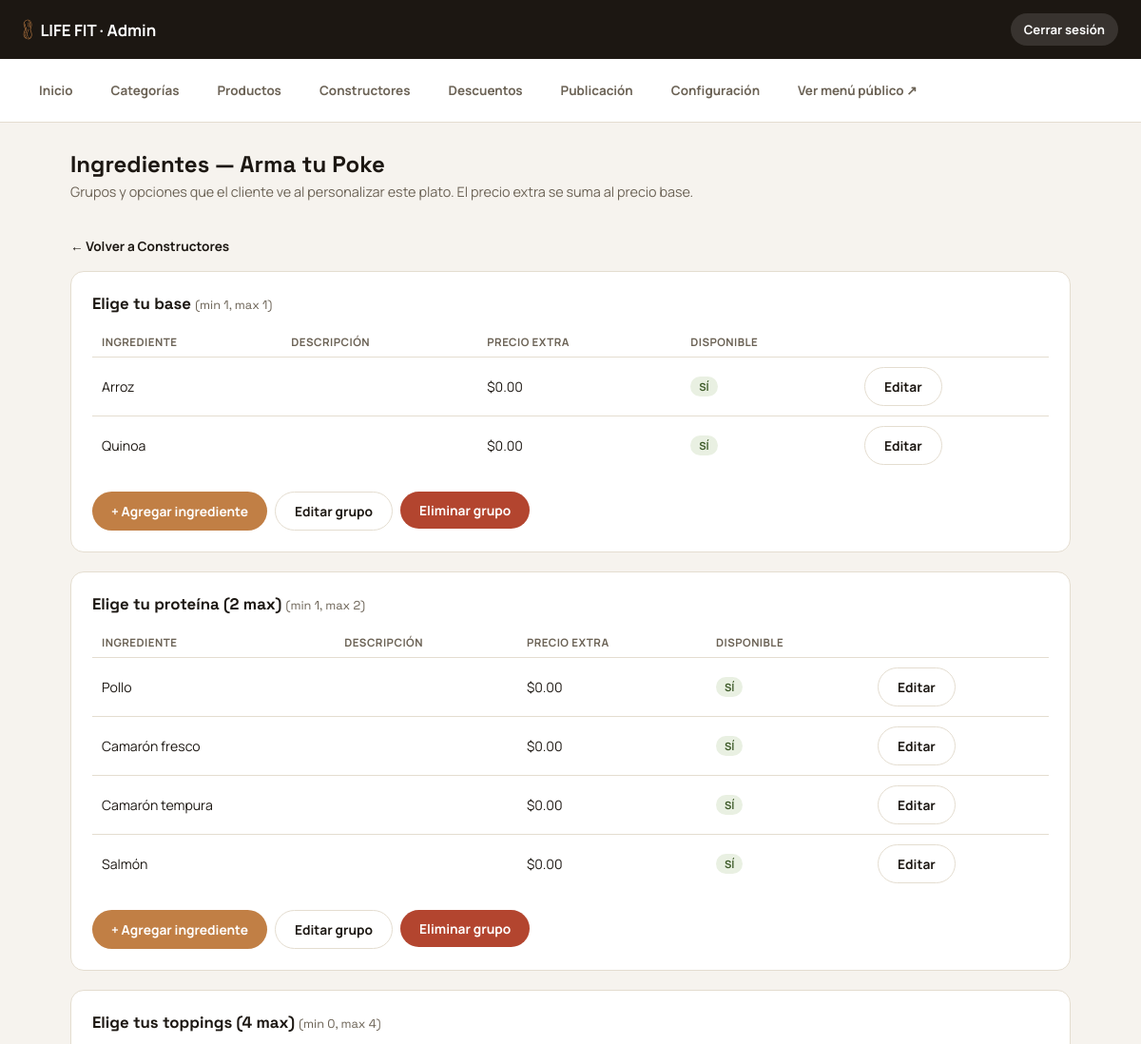
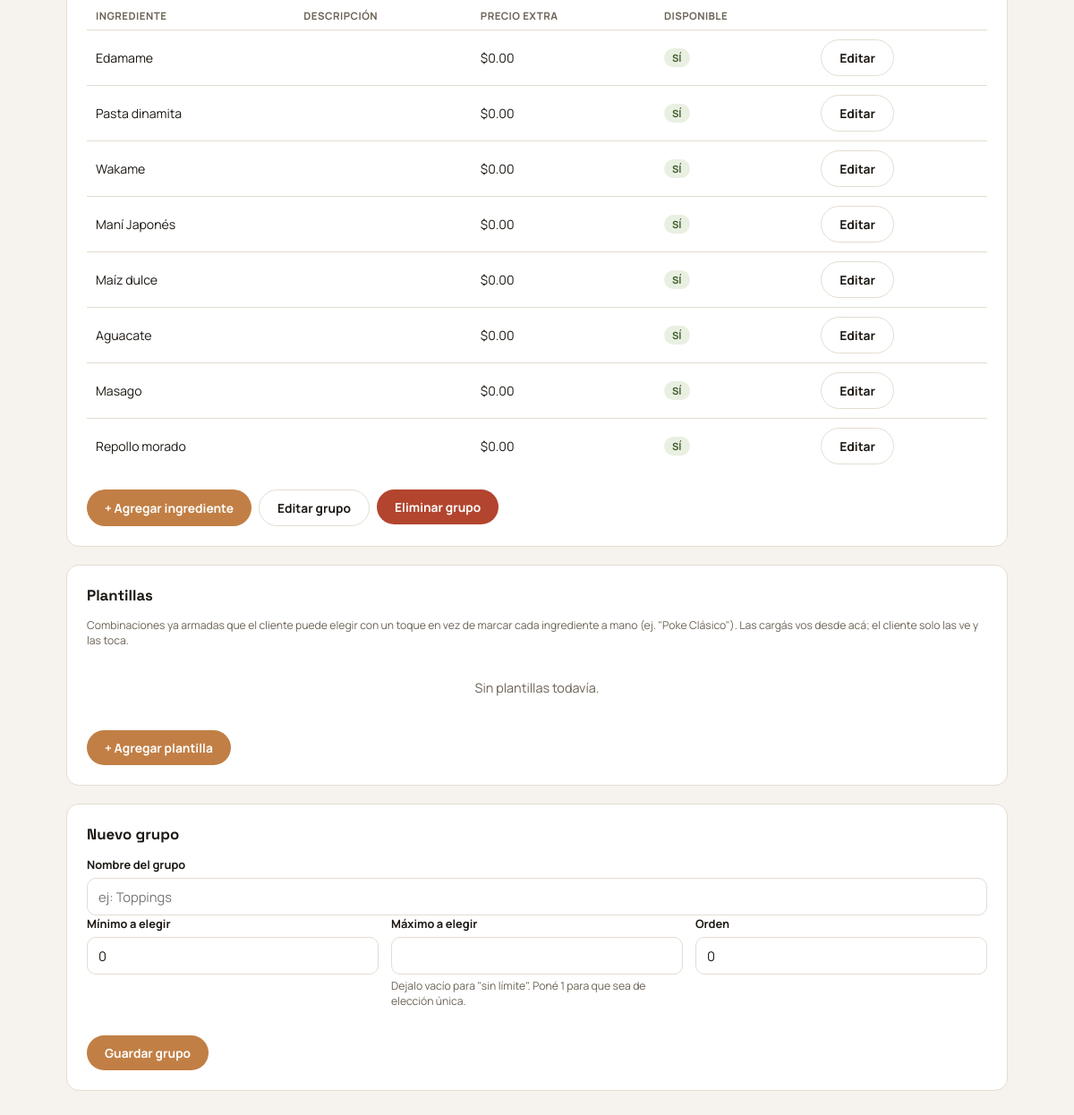
Screenshot of /admin/constructor_ingredientes.php?id=poke (signed in) with the database file from the repository (2 pictures, top to bottom).
### tables this page shows
CREATE TABLE IF NOT EXISTS constructores (
  id            VARCHAR(40)  NOT NULL PRIMARY KEY,   
  nombre        VARCHAR(120) NOT NULL,                
  descripcion   VARCHAR(255) NOT NULL DEFAULT '',      
  nota          VARCHAR(255) NOT NULL DEFAULT '',      
  precio_base   DECIMAL(8,2) NOT NULL DEFAULT 0.00,
  imagen        VARCHAR(255) NOT NULL DEFAULT '',
  icono         VARCHAR(40)  NOT NULL DEFAULT 'bowl',
  orden         INT          NOT NULL DEFAULT 0,
  activo        TINYINT(1)   NOT NULL DEFAULT 1,
  creado_en     DATETIME     NOT NULL DEFAULT CURRENT_TIMESTAMP,
  actualizado_en DATETIME    NOT NULL DEFAULT CURRENT_TIMESTAMP ON UPDATE CURRENT_TIMESTAMP
);

CREATE TABLE IF NOT EXISTS grupos_ingredientes (
  id              INT UNSIGNED NOT NULL AUTO_INCREMENT PRIMARY KEY,
  constructor_id  VARCHAR(40)  NOT NULL,
  nombre          VARCHAR(120) NOT NULL,               
  seleccion_min   INT          NOT NULL DEFAULT 0,
  seleccion_max   INT          NULL,                   
  orden           INT          NOT NULL DEFAULT 0,
  UNIQUE KEY uniq_constructor_grupo (constructor_id, nombre),
  CONSTRAINT fk_grupo_constructor
    FOREIGN KEY (constructor_id) REFERENCES constructores(id)
    ON DELETE CASCADE ON UPDATE CASCADE
);

CREATE TABLE IF NOT EXISTS ingredientes (
  id           INT UNSIGNED NOT NULL AUTO_INCREMENT PRIMARY KEY,
  grupo_id     INT UNSIGNED NOT NULL,
  nombre       VARCHAR(120) NOT NULL,
  descripcion  VARCHAR(255) NOT NULL DEFAULT '',        
  precio_extra DECIMAL(8,2) NOT NULL DEFAULT 0.00,
  disponible   TINYINT(1)   NOT NULL DEFAULT 1,
  orden        INT          NOT NULL DEFAULT 0,
  UNIQUE KEY uniq_grupo_ingrediente (grupo_id, nombre),
  CONSTRAINT fk_ingrediente_grupo
    FOREIGN KEY (grupo_id) REFERENCES grupos_ingredientes(id)
    ON DELETE CASCADE ON UPDATE CASCADE
);

### admin/constructor_ingredientes.php (the view, shortened to what this page needs)
<?php
$pdo = get_pdo();
$constructorId = $_GET['id'] ?? '';
$stmt = $pdo->prepare('SELECT * FROM constructores WHERE id = ?');
$stmt->execute([$constructorId]);
$constructor = $stmt->fetch();
$grupos = $pdo->prepare('SELECT * FROM grupos_ingredientes WHERE constructor_id = ? ORDER BY orden, nombre');
$grupos->execute([$constructorId]);
$grupos = $grupos->fetchAll();
$stmtIng = $pdo->prepare('SELECT * FROM ingredientes WHERE grupo_id = ? ORDER BY orden, nombre');
foreach ($grupos as &$g) {
    $stmtIng->execute([$g['id']]);
    $g['ingredientes'] = $stmtIng->fetchAll();
}
$plantillas = $pdo->prepare('SELECT * FROM plantillas_constructor WHERE constructor_id = ? ORDER BY orden, nombre');
$plantillas->execute([$constructorId]);
$plantillas = $plantillas->fetchAll();
$titulo_pagina = 'Ingredientes — ' . $constructor['nombre'];
$subtitulo_pagina = 'Grupos y opciones que el cliente ve al personalizar este plato. El precio extra se suma al precio base.';
require __DIR__ . '/includes/layout_top.php';
?>
<p><a href="constructores.php" style="font-size:.85rem; font-weight:700;">← Volver a Constructores</a></p>
<?php foreach ($grupos as $g): ?>
  <div class="admin-card">
    <h2><?= htmlspecialchars($g['nombre']) ?>
      <span style="font-weight:400; font-size:.8rem; color:var(--ad-ink-soft);">
        (min <?= (int) $g['seleccion_min'] ?>, max <?= $g['seleccion_max'] === null ? '∞' : (int) $g['seleccion_max'] ?>)
      </span>
    </h2>
    <table class="admin-table">
      <thead><tr><th>Ingrediente</th><th>Descripción</th><th>Precio extra</th><th>Disponible</th><th></th></tr></thead>
      <tbody>
        <?php foreach ($g['ingredientes'] as $i): ?>
          <tr>
            <td><?= htmlspecialchars($i['nombre']) ?></td>
            <td style="max-width:220px; white-space:normal; color:var(--ad-ink-soft); font-size:.82rem;"><?= htmlspecialchars($i['descripcion']) ?></td>
            <td>$<?= number_format((float) $i['precio_extra'], 2) ?></td>
            <td><span class="admin-badge <?= $i['disponible'] ? 'admin-badge--on' : 'admin-badge--off' ?>"><?= $i['disponible'] ? 'Sí' : 'No' ?></span></td>
            <td><button type="button" class="admin-btn admin-btn--ghost" onclick='editarIngrediente(this, <?= json_encode($i, JSON_HEX_APOS | JSON_HEX_QUOT) ?>)'>Editar</button></td>
          </tr>
        <?php endforeach; ?>
      </tbody>
    </table>
    <div class="admin-actions">
      <button class="admin-btn admin-btn--accent" type="button" onclick='nuevoIngrediente(this, <?= (int) $g['id'] ?>, <?= json_encode($g['nombre'], JSON_HEX_APOS | JSON_HEX_QUOT) ?>)'>+ Agregar ingrediente</button>
      <button class="admin-btn admin-btn--ghost" type="button" onclick='editarGrupo(this, <?= json_encode($g, JSON_HEX_APOS | JSON_HEX_QUOT) ?>)'>Editar grupo</button>
      <form method="post" style="display:inline;" onsubmit="return confirm('¿Eliminar el grupo &quot;<?= htmlspecialchars($g['nombre'], ENT_QUOTES) ?>&quot; y todos sus ingredientes?');">
        <button class="admin-btn admin-btn--danger" type="submit">Eliminar grupo</button>
      </form>
    </div>
  </div>
<?php endforeach; ?>
<div class="admin-card">
  <h2>Plantillas</h2>
  <p class="admin-hint">Combinaciones ya armadas que el cliente puede elegir con un toque en vez de marcar cada ingrediente a mano (ej. "Poke Clásico"). Las cargás vos desde acá; el cliente solo las ve y las toca.</p>
  <?php if ($plantillas): ?>
    <table class="admin-table">
      <thead><tr><th>Nombre</th><th>Ingredientes</th><th>Estado</th><th></th></tr></thead>
      <tbody>
        <?php foreach ($plantillas as $pl): ?>
          <tr>
            <td><?= htmlspecialchars($pl['nombre']) ?></td>
            <td style="max-width:280px; white-space:normal; color:var(--ad-ink-soft); font-size:.82rem;"><?= htmlspecialchars(implode(', ', $pl['nombres'])) ?></td>
            <td><span class="admin-badge <?= $pl['activo'] ? 'admin-badge--on' : 'admin-badge--off' ?>"><?= $pl['activo'] ? 'Visible' : 'Oculta' ?></span></td>
            <td><button type="button" class="admin-btn admin-btn--ghost" onclick='editarPlantilla(this, <?= json_encode($pl, JSON_HEX_APOS | JSON_HEX_QUOT) ?>)'>Editar</button></td>
          </tr>
        <?php endforeach; ?>
      </tbody>
    </table>
  <?php else: ?>
    <p class="admin-empty">Sin plantillas todavía.</p>
  <?php endif; ?>
  <div class="admin-actions">
    <button class="admin-btn admin-btn--accent" type="button" onclick="nuevaPlantilla(this)">+ Agregar plantilla</button>
  </div>
</div>
<div class="admin-card" id="form-grupo">
  <h2>Nuevo grupo</h2>
  <form class="admin-form" method="post">
    <label for="g_nombre">Nombre del grupo</label>
    <input type="text" id="g_nombre" name="nombre" required placeholder="ej: Toppings">
    <div class="row">
      <div>
        <label for="seleccion_min">Mínimo a elegir</label>
        <input type="number" id="seleccion_min" name="seleccion_min" value="0" min="0">
      </div>
      <div>
        <label for="seleccion_max">Máximo a elegir</label>
        <input type="number" id="seleccion_max" name="seleccion_max" min="1">
        <p class="admin-hint">Dejalo vacío para "sin límite". Poné 1 para que sea de elección única.</p>
      </div>
      <div>
        <label for="g_orden">Orden</label>
        <input type="number" id="g_orden" name="orden" value="0">
      </div>
    </div>
    <div class="admin-actions">
      <button class="admin-btn admin-btn--accent" type="submit">Guardar grupo</button>
    </div>
  </form>
</div>
<?php require __DIR__ . '/includes/layout_bottom.php'; ?>

### admin/includes/layout_top.php (shortened to what this page needs)
<?php
$paginaActual = basename($_SERVER['SCRIPT_NAME']);
require_once __DIR__ . '/../../includes/logo.php';
$navItems = [
    'index.php'          => 'Inicio',
    'categorias.php'      => 'Categorías',
    'productos.php'       => 'Productos',
    'constructores.php'   => 'Constructores',
    'descuentos.php'      => 'Descuentos',
    'publicacion.php'     => 'Publicación',
    'configuracion.php'   => 'Configuración',
];
?>
<!DOCTYPE html>
<html lang="es">
<head>
<link rel="stylesheet" href="../assets/css/admin.css">
</head>
<body class="admin">
<div class="admin-shell">
  <header class="admin-top">
    <span class="admin-top__brand">
      <?= render_logo('admin-top__logo') ?>
      LIFE FIT · Admin
    </span>
    <span class="admin-top__user">
      <a href="logout.php">Cerrar sesión</a>
    </span>
  </header>
  <nav class="admin-nav">
    <?php foreach ($navItems as $href => $label): ?>
      <a href="<?= $href ?>" class="<?= $paginaActual === $href ? 'is-active' : '' ?>"><?= htmlspecialchars($label) ?></a>
    <?php endforeach; ?>
    <a href="../menu/" target="_blank" rel="noopener">Ver menú público ↗</a>
  </nav>
  <main class="admin-main">
    <div class="admin-head">
      <div>
        <h1><?= htmlspecialchars($titulo_pagina ?? '') ?></h1>
        <?php if (!empty($subtitulo_pagina)): ?><p><?= htmlspecialchars($subtitulo_pagina) ?></p><?php endif; ?>
      </div>
    </div>

### assets/css/admin.css (style rules this page uses)
:root { --ad-accent:#c17f45; --ad-accent-2:#8a9a6e; --ad-ink:#1c1712; --ad-ink-soft:#6b6255; --ad-bg:#f6f3ee; --ad-surface:#ffffff; --ad-border:#e4ddd0; --ad-danger:#b3452f; --ad-radius:14px; --ad-shadow:0 12px 30px -16px rgba(28,23,18,.25); --ad-font-display:'Space Grotesk', sans-serif; --ad-font-body:'Manrope', sans-serif; }
* { box-sizing:border-box; }
body.admin { margin:0; background:var(--ad-bg); color:var(--ad-ink); font-family:var(--ad-font-body); -webkit-font-smoothing:antialiased; }
.admin a { color:inherit; text-decoration:none; }
h1,h2,h3 { font-family:var(--ad-font-display); margin:0; }
.admin-shell { min-height:100vh; display:flex; flex-direction:column; }
.admin-top { display:flex; align-items:center; justify-content:space-between; gap:16px; padding:14px 24px; background:var(--ad-ink); color:#fff; }
.admin-top__brand { display:flex; align-items:center; gap:8px; font-weight:700; font-size:1.05rem; }
.admin-top__user { font-size:.82rem; color:#cfc4ac; display:flex; align-items:center; gap:14px; }
.admin-top__user a { font-weight:700; color:#fff; padding:8px 14px; border-radius:999px; background:rgba(255,255,255,.12); }
.admin-nav { display:flex; flex-wrap:wrap; gap:6px; padding:14px 24px; background:var(--ad-surface); border-bottom:1px solid var(--ad-border); }
.admin-nav a { padding:9px 16px; border-radius:999px; font-size:.84rem; font-weight:700; color:var(--ad-ink-soft); border:1px solid transparent; }
.admin-main { flex:1; padding:28px 24px 60px; max-width:1100px; width:100%; margin:0 auto; }
.admin-head { display:flex; align-items:center; justify-content:space-between; gap:16px; margin-bottom:22px; flex-wrap:wrap; }
.admin-head h1 { font-size:1.5rem; }
.admin-head p { color:var(--ad-ink-soft); margin-top:4px; font-size:.9rem; }
.admin-card { background:var(--ad-surface); border:1px solid var(--ad-border); border-radius:var(--ad-radius); padding:22px; margin-bottom:20px; }
.admin-card h2 { font-size:1.05rem; margin-bottom:14px; }
table.admin-table { width:100%; border-collapse:collapse; font-size:.88rem; }
.admin-table th { text-align:left; font-size:.72rem; text-transform:uppercase; letter-spacing:.04em; color:var(--ad-ink-soft); padding:8px 10px; border-bottom:1px solid var(--ad-border); }
.admin-table td { padding:10px; border-bottom:1px solid var(--ad-border); vertical-align:middle; }
.admin-table tr:last-child td { border-bottom:0; }
.admin-form label { display:block; font-size:.8rem; font-weight:700; margin:14px 0 6px; }
.admin-form label:first-child { margin-top:0; }
.admin-form input[type=text], .admin-form input[type=number], .admin-form input[type=password], .admin-form input[type=url], .admin-form select, .admin-form textarea { width:100%; padding:10px 12px; border-radius:10px; border:1px solid var(--ad-border); font:inherit; font-size:.92rem; background:#fff; color:var(--ad-ink); }
.admin-form .row { display:grid; grid-template-columns:repeat(auto-fit,minmax(160px,1fr)); gap:14px; }
.admin-hint { font-size:.76rem; color:var(--ad-ink-soft); margin-top:4px; }
.admin-btn { display:inline-flex; align-items:center; gap:8px; cursor:pointer; padding:10px 20px; border-radius:999px; border:0; font-weight:700; font-size:.86rem; background:var(--ad-ink); color:#fff; font-family:inherit; }
.admin-btn--accent { background:var(--ad-accent); }
.admin-btn--danger { background:var(--ad-danger); }
.admin-btn--ghost { background:transparent; border:1px solid var(--ad-border); color:var(--ad-ink); }
.admin-actions { display:flex; gap:8px; flex-wrap:wrap; margin-top:18px; }
.admin-badge { display:inline-flex; align-items:center; gap:4px; padding:3px 9px; border-radius:999px; font-size:.7rem; font-weight:700; text-transform:uppercase; }
.admin-badge--on { background:#e9f0e2; color:#3f5c2a; }
.admin-empty { color:var(--ad-ink-soft); font-size:.9rem; padding:20px 0; text-align:center; }

### rows the page displays
constructores: nombre "Ingredientes — Arma tu Poke"
grupos_ingredientes: nombre "Elige tu base", seleccion_min "1", seleccion_max "1"
ingredientes: nombre "Arroz", precio_extra "0.00", disponible "SÍ"
ingredientes: nombre "Quinoa", precio_extra "0.00", disponible "SÍ"
grupos_ingredientes: nombre "Elige tu proteína (2 max)", seleccion_min "1", seleccion_max "2"
ingredientes: nombre "Pollo", precio_extra "0.00", disponible "SÍ"
ingredientes: nombre "Camarón fresco", precio_extra "0.00", disponible "SÍ"
ingredientes: nombre "Camarón tempura", precio_extra "0.00", disponible "SÍ"
ingredientes: nombre "Salmón", precio_extra "0.00", disponible "SÍ"
grupos_ingredientes: nombre "Elige tus toppings (4 max)", seleccion_min "0", seleccion_max "4"
ingredientes: nombre "Edamame", precio_extra "0.00", disponible "SÍ"
ingredientes: nombre "Pasta dinamita", precio_extra "0.00", disponible "SÍ"
ingredientes: nombre "Wakame", precio_extra "0.00", disponible "SÍ"
ingredientes: nombre "Maní Japonés", precio_extra "0.00", disponible "SÍ"
ingredientes: nombre "Maíz dulce", precio_extra "0.00", disponible "SÍ"
ingredientes: nombre "Aguacate", precio_extra "0.00", disponible "SÍ"
ingredientes: nombre "Masago", precio_extra "0.00", disponible "SÍ"
ingredientes: nombre "Repollo morado", precio_extra "0.00", disponible "SÍ"

### other values shown
$label "Inicio"
$label "Categorías"
$label "Productos"
$label "Constructores"
$label "Descuentos"
$label "Publicación"
$label "Configuración"
$subtitulo_pagina "Grupos y opciones que el cliente ve al personalizar este plato. El precio extra se suma al precio base."
